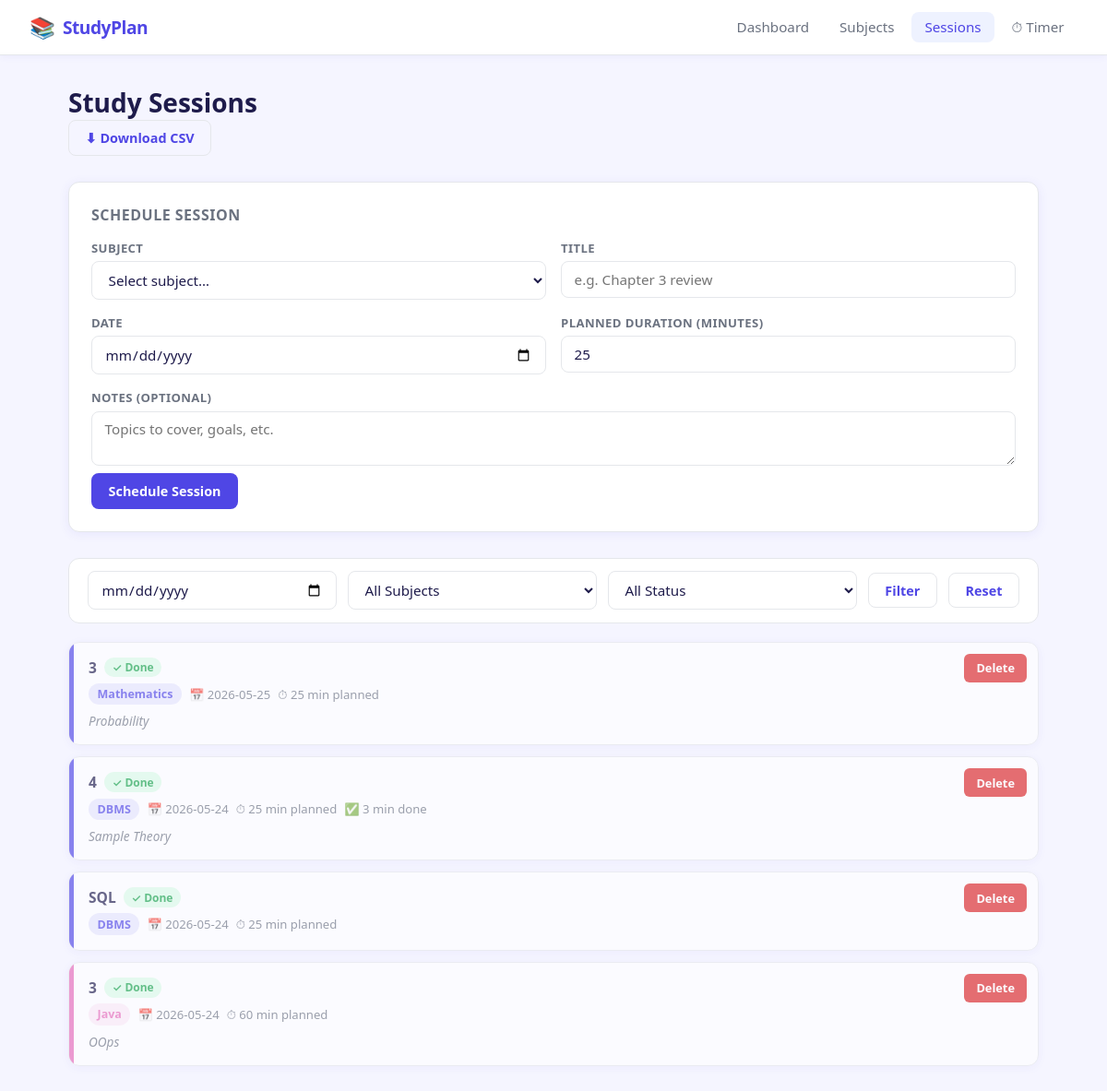
Page /sessions on the committed database.
### tables this page shows
CREATE TABLE study_sessions (
            id INTEGER PRIMARY KEY AUTOINCREMENT,
            subject_id INTEGER NOT NULL REFERENCES subjects(id) ON DELETE CASCADE,
            title TEXT NOT NULL,
            scheduled_date TEXT NOT NULL,
            planned_minutes INTEGER NOT NULL DEFAULT 25,
            actual_minutes INTEGER,
            completed INTEGER NOT NULL DEFAULT 0,
            notes TEXT,
            created_at TEXT NOT NULL DEFAULT (datetime('now'))
        );

CREATE TABLE subjects (
            id INTEGER PRIMARY KEY AUTOINCREMENT,
            name TEXT NOT NULL,
            color TEXT NOT NULL DEFAULT '#4f46e5',
            created_at TEXT NOT NULL DEFAULT (datetime('now'))
        );

### app.py (the view, shortened to what this page needs)
@app.route("/sessions", methods=["GET", "POST"])
def sessions():
    conn = get_db()
    filter_date = request.args.get("date", "")
    filter_subject = request.args.get("subject", "")
    filter_status = request.args.get("status", "")
    query = """
        SELECT s.*, sub.name AS subject_name, sub.color AS subject_color
        FROM study_sessions s
        JOIN subjects sub ON s.subject_id = sub.id
        WHERE 1=1
    """
    params = []
    if filter_date:
        query += " AND s.scheduled_date = ?"
        params.append(filter_date)
    if filter_subject:
        query += " AND s.subject_id = ?"
        params.append(filter_subject)
    if filter_status == "completed":
        query += " AND s.completed = 1"
    elif filter_status == "pending":
        query += " AND s.completed = 0"
    query += " ORDER BY s.scheduled_date DESC, s.id DESC"
    all_sessions = conn.execute(query, params).fetchall()
    subjects = conn.execute("SELECT * FROM subjects ORDER BY name").fetchall()
    conn.close()
    return render_template("sessions.html",
                           sessions=all_sessions,
                           subjects=subjects,
                           filter_date=filter_date,
                           filter_subject=filter_subject,
                           filter_status=filter_status)

### app.py (called while the page is built)
def get_db():
    conn = sqlite3.connect(DB_PATH)
    conn.row_factory = sqlite3.Row
    return conn

### templates/sessions.html (shortened to what this page needs)
{% extends "base.html" %}
{% block content %}
<div class="page-header">
  <h1>Study Sessions</h1>
  <a href="{{ url_for('export_sessions') }}" class="btn btn-outline">⬇ Download CSV</a>
</div>
<div class="card form-card">
  <h2>Schedule Session</h2>
  <form method="post" class="session-form">
    <div class="form-row">
      <div class="form-group">
        <label>Subject</label>
        <select name="subject_id" required>
          <option value="">Select subject…</option>
        </select>
      </div>
      <div class="form-group">
        <label>Title</label>
        <input type="text" name="title" placeholder="e.g. Chapter 3 review" required />
      </div>
    </div>
    <div class="form-row">
      <div class="form-group">
        <label>Date</label>
        <input type="date" name="scheduled_date" required />
      </div>
      <div class="form-group">
        <label>Planned Duration (minutes)</label>
        <input type="number" name="planned_minutes" value="25" min="5" max="480" />
      </div>
    </div>
    <div class="form-group">
      <label>Notes (optional)</label>
      <textarea name="notes" placeholder="Topics to cover, goals, etc." rows="2"></textarea>
    </div>
    <button type="submit" class="btn btn-primary">Schedule Session</button>
  </form>
</div>
<div class="filter-bar">
  <form method="get" class="filter-form">
    <input type="date" name="date" value="{{ filter_date }}" />
    <select name="subject">
      <option value="">All Subjects</option>
    </select>
    <select name="status">
      <option value="" {% if not filter_status %}selected{% endif %}>All Status</option>
    </select>
    <button type="submit" class="btn btn-outline">Filter</button>
    <a href="{{ url_for('sessions') }}" class="btn btn-outline">Reset</a>
  </form>
</div>
{% if sessions %}
<div class="session-list">
  {% for s in sessions %}
  <div class="session-card {% if s.completed %}completed{% endif %}">
    <div class="session-color-bar" style="background: {{ s.subject_color }}"></div>
    <div class="session-info">
      <div class="session-title">
        {{ s.title }}
        {% if s.completed %}<span class="badge badge-success">✓ Done</span>{% endif %}
      </div>
      <div class="session-meta">
        <span class="tag" style="background: {{ s.subject_color }}22; color: {{ s.subject_color }}">{{ s.subject_name }}</span>
        <span class="meta-item">📅 {{ s.scheduled_date }}</span>
        <span class="meta-item">⏱ {{ s.planned_minutes }} min planned</span>
        {% if s.actual_minutes %}<span class="meta-item">✅ {{ s.actual_minutes }} min done</span>{% endif %}
      </div>
      {% if s.notes %}<div class="session-notes">{{ s.notes }}</div>{% endif %}
    </div>
    <div class="session-actions">
      <form method="post" action="{{ url_for('delete_session', session_id=s.id) }}"
            onsubmit="return confirm('Delete this session?')">
        <button type="submit" class="btn btn-sm btn-danger">Delete</button>
      </form>
    </div>
  </div>
  {% endfor %}
</div>
{% else %}
<div class="empty-state">
  <div class="empty-icon">📝</div>
  <p>No sessions found. Schedule one above!</p>
</div>
{% endif %}
{% endblock %}

### static/style.css (style rules this page uses)
:root { --primary: #4f46e5; --primary-dark: #3730a3; --primary-light: #eef2ff; --success: #16a34a; --success-light: #dcfce7; --danger: #dc2626; --danger-light: #fee2e2; --text: #1e1b4b; --text-muted: #6b7280; --bg: #f5f5ff; --card-bg: #ffffff; --border: #e5e7eb; --radius: 12px; --shadow: 0 2px 12px rgba(79,70,229,0.08); }
* { box-sizing: border-box; margin: 0; padding: 0; }
body { font-family: 'Segoe UI', system-ui, -apple-system, sans-serif; background: var(--bg); color: var(--text); min-height: 100vh; }
.page-header { margin-bottom: 1.75rem; }
.page-header h1 { font-size: 1.75rem; font-weight: 700; color: var(--text); }
.card { background: var(--card-bg); border-radius: var(--radius); padding: 1.5rem; box-shadow: var(--shadow); border: 1px solid var(--border); }
.form-card { margin-bottom: 1.75rem; }
.form-card h2 { font-size: 1rem; font-weight: 700; margin-bottom: 1rem; color: var(--text-muted); text-transform: uppercase; letter-spacing: 0.5px; }
input[type="text"], input[type="date"], input[type="number"], select, textarea { border: 1.5px solid var(--border); border-radius: 8px; padding: 0.55rem 0.85rem; font-size: 0.95rem; font-family: inherit; color: var(--text); background: #fff; transition: border-color 0.15s; width: 100%; }
textarea { resize: vertical; }
.session-form .form-row { display: grid; grid-template-columns: 1fr 1fr; gap: 1rem; margin-bottom: 1rem; }
.form-group { display: flex; flex-direction: column; gap: 0.35rem; }
.form-group label { font-size: 0.82rem; font-weight: 600; color: var(--text-muted); text-transform: uppercase; letter-spacing: 0.4px; }
.session-form button { margin-top: 0.5rem; }
.filter-bar { margin-bottom: 1.25rem; background: var(--card-bg); border-radius: var(--radius); padding: 0.85rem 1.25rem; border: 1px solid var(--border); }
.filter-form { display: flex; gap: 0.75rem; flex-wrap: wrap; align-items: center; }
.filter-form select, .filter-form input { flex: 1; min-width: 120px; }
.session-list { display: flex; flex-direction: column; gap: 0.75rem; }
.session-card { display: flex; align-items: flex-start; gap: 0; background: var(--card-bg); border-radius: var(--radius); border: 1px solid var(--border); box-shadow: var(--shadow); overflow: hidden; transition: box-shadow 0.15s; }
.session-card.completed { opacity: 0.65; }
.session-color-bar { width: 5px; flex-shrink: 0; align-self: stretch; }
.session-info { flex: 1; padding: 1rem 1rem; }
.session-title { font-weight: 600; font-size: 0.97rem; margin-bottom: 0.4rem; display: flex; align-items: center; gap: 0.5rem; }
.session-meta { display: flex; flex-wrap: wrap; gap: 0.5rem; align-items: center; }
.session-notes { margin-top: 0.5rem; font-size: 0.85rem; color: var(--text-muted); font-style: italic; }
.session-actions { display: flex; flex-direction: column; gap: 0.4rem; padding: 0.75rem; justify-content: center; }
.tag { display: inline-block; padding: 0.2rem 0.6rem; border-radius: 99px; font-size: 0.78rem; font-weight: 600; }
.meta-item { font-size: 0.82rem; color: var(--text-muted); }
.badge { display: inline-block; padding: 0.15rem 0.55rem; border-radius: 99px; font-size: 0.75rem; font-weight: 600; }
.badge-success { background: var(--success-light); color: var(--success); }
.btn { display: inline-flex; align-items: center; justify-content: center; gap: 0.35rem; padding: 0.55rem 1.1rem; border-radius: 8px; font-size: 0.9rem; font-weight: 600; font-family: inherit; cursor: pointer; border: 1.5px solid transparent; text-decoration: none; transition: all 0.15s; white-space: nowrap; }
.btn-primary { background: var(--primary); color: #fff; }
.btn-danger { background: var(--danger); color: #fff; }
.btn-outline { background: transparent; color: var(--primary); border-color: var(--border); }
.btn-sm { padding: 0.35rem 0.75rem; font-size: 0.8rem; border-radius: 6px; }

### rows in the picture
study_sessions: title "3", completed "✓ Done", subject_name "Mathematics", scheduled_date "2026-05-25", planned_minutes "25", notes "Probability"
study_sessions: title "4", completed "✓ Done", subject_name "DBMS", scheduled_date "2026-05-24", planned_minutes "25", actual_minutes "3", notes "Sample Theory"
study_sessions: title "SQL", completed "✓ Done", subject_name "DBMS", scheduled_date "2026-05-24", planned_minutes "25"
study_sessions: title "3", completed "✓ Done", subject_name "Java", scheduled_date "2026-05-24", planned_minutes "60", notes "OOps"
